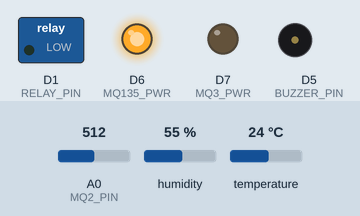
Bench run of a sketch on a simulated ESP8266 (NodeMCU). Parts: switched loads named in the sketch (green lamp = pin HIGH), output pins drawn as LEDs (lit = HIGH), buzzer (waves = sounding, pin HIGH). The test bench sets the inputs (shaded band); at power-on: A0 (MQ2_PIN) = 512, temperature 24 °C, humidity 55 %. WiFi joins after 1.5 s; servers stay silent unless stated; uploads are accepted with an empty reply; what the sketch prints to the serial monitor is not drawn.

Above: at 4.7 s.
4.8 s: A0 (MQ2_PIN) set to 209
18.8 s: A0 (MQ2_PIN) set to 188
At 22.9 s:
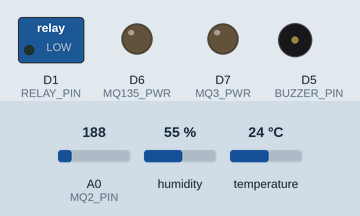
27.0 s: temperature set to 29 °C
37.8 s: temperature set to 32 °C
At 51.6 s:
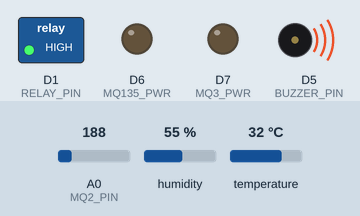
51.8 s: temperature set to 12 °C
At 66.5 s:
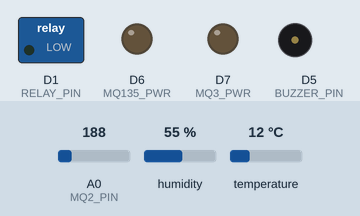
Timing chart, 0 to 66.8 s (numbered marks = the images above; inputs shaded):
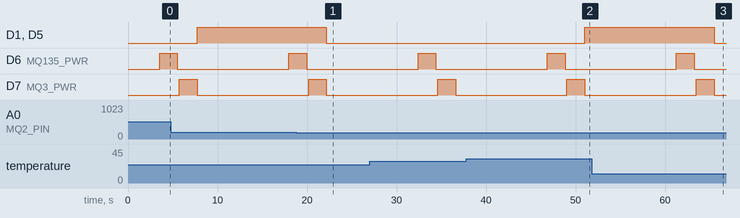

The sketch:

smart-pollution__monitor.ino
```cpp
/*
 * IoT Smart Pollution & Safety Monitoring System
 *
 * Hardware: ESP8266 (NodeMCU)
 * Sensors: MQ-135 (gas/air quality), MQ-3 (alcohol), DHT11 (temp & humidity)
 * Actuators: Fan (relay), Buzzer
 */

#include <ESP8266WiFi.h>
#include <DHT.h>
#include <ESP8266HTTPClient.h>
#include <ArduinoJson.h>

// ====== PIN DEFINITIONS ======
#define DHTPIN       D2
#define DHTTYPE      DHT11
#define MQ2_PIN      A0
#define MQ135_PWR    D6   // Power pin for MQ-135
#define MQ3_PWR      D7   // Power pin for MQ-3 (alcohol sensor)
#define RELAY_PIN    D1   // Relay for fan (Active HIGH)
#define BUZZER_PIN   D5   // Buzzer (Active HIGH)

// ====== WIFI CREDENTIALS ======
const char* ssid     = "Airtel_rata_9765";      // Replace with your WiFi name
const char* password = "Air@31283";  // Replace with your WiFi password

// ====== SERVER DETAILS ======
const char* serverIP   = "192.168.43.91";     // Replace with your Flask server IP
const int   serverPort = 5000;

// ====== THRESHOLDS ======
#define TEMP_THRESHOLD   30.0
#define MQ135_THRESHOLD  300
#define MQ3_THRESHOLD    200

DHT dht(DHTPIN, DHTTYPE);

float safeFloat(float val) {
  return isnan(val) ? 0.0 : val;
}

void setup() {
  Serial.begin(115200);
  Serial.println("\n=== Smart Pollution Monitor Booting ===");

  pinMode(RELAY_PIN,   OUTPUT);
  pinMode(BUZZER_PIN,  OUTPUT);
  pinMode(MQ135_PWR,   OUTPUT);
  pinMode(MQ3_PWR,     OUTPUT);

  digitalWrite(RELAY_PIN,  LOW);
  digitalWrite(BUZZER_PIN, LOW);
  digitalWrite(MQ135_PWR,  LOW);
  digitalWrite(MQ3_PWR,    LOW);

  dht.begin();
  delay(2000);

  Serial.print("Connecting to WiFi: ");
  Serial.println(ssid);
  WiFi.begin(ssid, password);

  int attempts = 0;
  while (WiFi.status() != WL_CONNECTED && attempts < 30) {
    delay(500);
    Serial.print(".");
    attempts++;
  }

  if (WiFi.status() == WL_CONNECTED) {
    Serial.println("\nWiFi connected!");
    Serial.print("IP Address: ");
    Serial.println(WiFi.localIP());
  } else {
    Serial.println("\nWiFi connection FAILED. Running in offline mode.");
  }
}

void loop() {

  // Read DHT11
  float temperature = dht.readTemperature();
  float humidity    = dht.readHumidity();

  // Read MQ-135 (Air Quality)
  digitalWrite(MQ135_PWR, HIGH);
  delay(2000);
  int mq135Value = analogRead(MQ2_PIN);
  digitalWrite(MQ135_PWR, LOW);
  delay(200);

  // Read MQ-3 (Alcohol)
  digitalWrite(MQ3_PWR, HIGH);
  delay(2000);
  int mq3Value = analogRead(MQ2_PIN);
  digitalWrite(MQ3_PWR, LOW);

  // Debug output
  Serial.println("\n==============================");
  if (isnan(temperature)) {
    Serial.println("WARNING: DHT11 read failed! Check wiring.");
  } else {
    Serial.printf("Temperature : %.2f C\n", temperature);
    Serial.printf("Humidity    : %.2f %%\n", humidity);
  }
  Serial.printf("MQ-135 (Air): %d  (threshold: %d)\n", mq135Value, MQ135_THRESHOLD);
  Serial.printf("MQ-3 (Alc.) : %d  (threshold: %d)\n", mq3Value,   MQ3_THRESHOLD);

  // Check thresholds
  bool tempAlert    = (!isnan(temperature) && temperature > TEMP_THRESHOLD);
  bool gasAlert     = (mq135Value > MQ135_THRESHOLD);
  bool alcoholAlert = (mq3Value   > MQ3_THRESHOLD);
  bool anyAlert     = tempAlert || gasAlert || alcoholAlert;

  if (anyAlert) {
    Serial.println("ALERT TRIGGERED:");
    if (tempAlert)    Serial.println("  - High temperature");
    if (gasAlert)     Serial.println("  - Poor air quality (gas/smoke)");
    if (alcoholAlert) Serial.println("  - Alcohol detected (ignition lock engaged)");
    digitalWrite(BUZZER_PIN, HIGH);
    digitalWrite(RELAY_PIN,  HIGH);
  } else {
    Serial.println("Environment: SAFE");
    digitalWrite(BUZZER_PIN, LOW);
    digitalWrite(RELAY_PIN,  LOW);
  }

  // Send data to Flask server
  if (WiFi.status() == WL_CONNECTED) {
    WiFiClient client;
    HTTPClient http;

    String serverURL = "http://" + String(serverIP) + ":" + String(serverPort) + "/save_data";
    http.begin(client, serverURL);
    http.addHeader("Content-Type", "application/json");

    StaticJsonDocument<256> jsonData;
    jsonData["location"]      = "Lab-AB3";
    jsonData["temperature"]   = safeFloat(temperature);
    jsonData["humidity"]      = safeFloat(humidity);
    jsonData["mq135"]         = mq135Value;
    jsonData["mq3_alcohol"]   = mq3Value;
    jsonData["temp_alert"]    = tempAlert    ? 1 : 0;
    jsonData["gas_alert"]     = gasAlert     ? 1 : 0;
    jsonData["alcohol_alert"] = alcoholAlert ? 1 : 0;
    jsonData["alert_status"]  = anyAlert     ? 1 : 0;

    String requestBody;
    serializeJson(jsonData, requestBody);

    int httpCode = http.POST(requestBody);
    Serial.printf("Data sent to server. HTTP response: %d\n", httpCode);

    http.end();
  } else {
    Serial.println("WiFi not connected — data not sent.");
  }

  Serial.println("Next reading in 10 seconds...");
  delay(10000);
}
```

Measured:
- the behaviour switches between 201 and 200 on A0 (MQ2_PIN) (found by bisection; images 0 and 1)
- the behaviour switches between 30 and 31 °C on temperature (found by bisection; images 1 and 2)
- after the input at 18.8 s, D1 (RELAY_PIN), D5 (BUZZER_PIN): HIGH → LOW after 3.4 s
- after the input at 37.8 s, D1 (RELAY_PIN), D5 (BUZZER_PIN): LOW → HIGH after 13.2 s
- after the input at 51.8 s, D1 (RELAY_PIN), D5 (BUZZER_PIN): HIGH → LOW after 13.7 s
